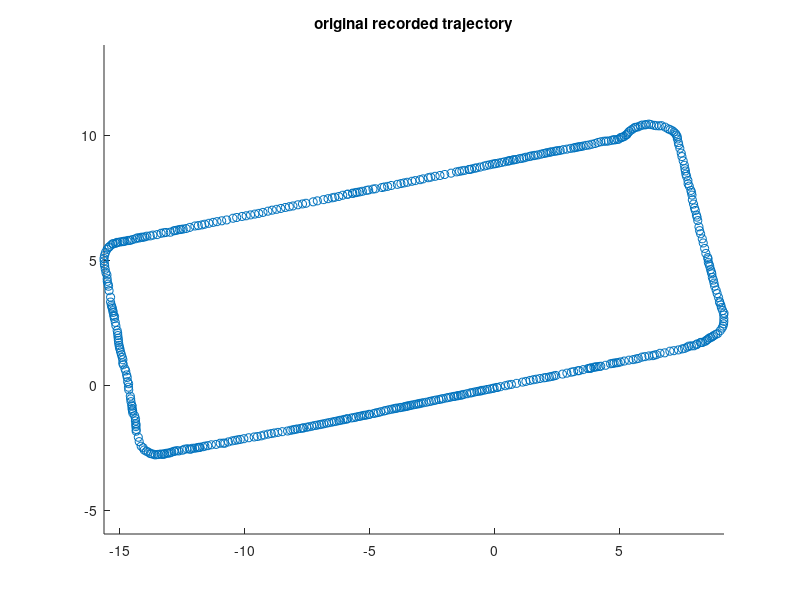

Write the MATLAB code that produced this figure. (Note: this script raises an error after producing the figure.)
close all;
clear all;

show_figures = true;

csv_data = load('recorded_trajectory.csv');
csv_data = [csv_data(2:end,:);csv_data(1,:)];
x = csv_data(:,1);
y = csv_data(:,2);
t = [0:length(x)-1] ./ (length(x)-1);

if show_figures
    figure(1)
    daspect([1 1 1])
    scatter(x,y)
    axis equal
    title('original recorded trajectory');
end

% =========================================================================
% low-pass filtering

n_harmonics = 1000;
n_freqs = 50;
xy = rEfourier(fEfourier([x y], n_harmonics, false, false), ...
    n_harmonics, n_freqs);
% =========================================================================

waypoints = [xy;xy(1,:)];
segments = waypoints(2:end,1:2) - waypoints(1:end-1,1:2);
yaw = rad2deg(cart2pol(segments(:,1), segments(:,2)));
phi = quaternion([yaw zeros(length(yaw),2)],'eulerd','ZYX','frame');

% compute arrow directions and lengths (just for plotting)
r = sqrt(sum((segments.^2),2)) / 2; % set to half the segment length
[u,v]=pol2cart(deg2rad(yaw), r);

if show_figures
    figure(2)
    daspect([1 1 1])
    scatter(xy(:,1), xy(:,2))
    hold on
    daspect([1 1 1])
    arrow3(xy(:,1:2),xy(:,1:2)+[u,v],'-r',r/2)
    title('low-pass filtered trajectory');
end

writematrix([xy deg2rad(yaw)], 'lowpass_filtered_trajectory.csv');

n = 1000; % desired number of interpolated waypoints

loop_xy = repmat(xy,3,1);
loop_t = [-1:1/length(xy):2];
loop_t = loop_t(1:end-1);
px = pchip(loop_t,loop_xy(:,1),[0:1/n:1])';
py = pchip(loop_t,loop_xy(:,2),[0:1/n:1])';

px = px(1:end-1,:);
py = py(1:end-1,:);

% =========================================================================
new_q = [];
for i=0:length(phi)-1
    j = mod(i+1, length(phi));
    steps = n/length(phi);
    q0 = phi(i+1);
    q1 = phi(j+1);
    q_interp = slerp(q0,q1,[0:1/(steps-1):1]);
    new_q = vertcat(new_q,compact(q_interp));
end

% =========================================================================
new_xy = [px py];
new_waypoints = [new_xy;new_xy(1,:)];
new_segments = new_waypoints(2:end,1:2) - new_waypoints(1:end-1,1:2);

new_yaw = eulerd(quaternion(new_q),'ZYX','frame');
new_yaw = new_yaw(:,1);

new_r = sqrt(sum((new_segments.^2),2)) / 2; % set to half the segment length
[new_u,new_v]=pol2cart(deg2rad(new_yaw), new_r);

if show_figures
    figure(3)
    daspect([1 1 1])
    scatter(new_xy(:,1), new_xy(:,2))
    hold on
    daspect([1 1 1])
    arrow3(new_xy(:,1:2),new_xy(:,1:2)+[new_u,new_v],'-r',new_r/2)
    title('resampled trajectory');
end

writematrix([new_xy deg2rad(new_yaw)], 'resampled_trajectory.csv');
